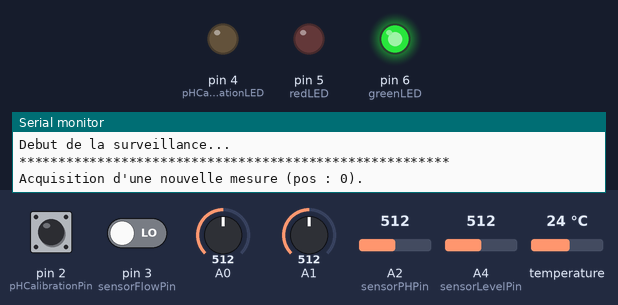
This sketch was run on a simulated Arduino Uno, built with avr-gcc and run on an emulated ATmega328P. On the bench: output pins drawn as LEDs (lit = HIGH), the last lines printed to the serial monitor. The test bench sets the inputs (shaded band); at power-on: pin 2 (pHCalibrationPin) HIGH, pin 3 (sensorFlowPin) LOW, A0 = 512, A1 = 512, A2 (sensorPHPin) = 512, A4 (sensorLevelPin) = 512, temperature 24 °C. No radio packets arrive unless stated.

Above: at 8.7 s.
At 38.7 s:
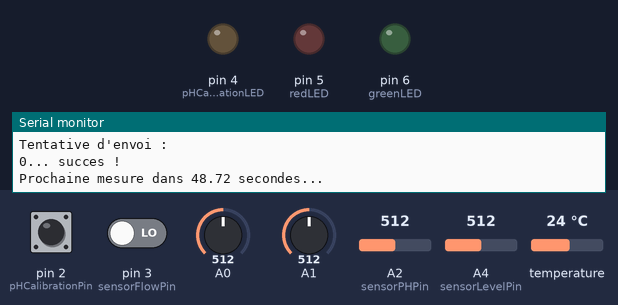
Timing chart, 0 to 81.1 s (numbered marks = the images above):
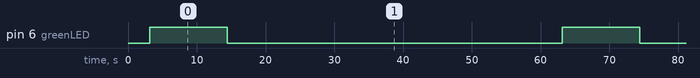

The sketch:

Tx.ino
```cpp
#include  <SPI.h>
#include  <RF24.h>
#include  <OneWire.h>
#include  "packet.h"

#define BUFFER_SIZE 75

RF24 radio(9,10);

uint8_t pos = 0; //MAX_BUFFER_SIZE 255
payload_t ppl[BUFFER_SIZE]; // Données non expédiées

const uint32_t wait = 60000;
uint32_t lastMeasureTime = 0;
uint32_t lastUpdateTime = 0;
const uint32_t sendInterval = 10000;
uint32_t lastSendTime = 0;

const uint8_t sensorLumP = A1; //Pour le capteur de luminosité P
const uint8_t sensorPHPin = A2;
const uint8_t sensorFlowPin = 3;  //The pin location of the sensor
const uint8_t sensorLevelPin = A4;
const uint8_t sensorTempPin = 7;
const uint8_t sensorLumS = A0; //Pour le capteur de luminosité S

const uint8_t pHCalibrationPin = 2;
const uint8_t pHCalibrationLED = 4;
const uint8_t redLED = 5;
const uint8_t greenLED = 6;

boolean buttonState;             // the current reading from the input pin
boolean lastButtonState = LOW;   // the previous reading from the input pin
unsigned long lastDebounceTime = 0;  // the last time the output pin was toggled
const unsigned int debounceDelay = 50;    // the debounce time; increase if the output flickers

enum class Mode : uint8_t {
  Measure,
  PHCalibration,
} mode;

enum class CalibrationState : uint8_t {
  PH4,
  PH7
} calibrationState;

//Pour le débimètre
volatile unsigned int NbTopsFan = 0; //measuring the rising edges of the signal

int measureFlow() //Pour mesure le débit avec le débitmètre
{
  NbTopsFan = 0;   //Set NbTops to 0 ready for calculations
  attachInterrupt(digitalPinToInterrupt(sensorFlowPin), rpm, RISING); //interrupt is attached
  delay (5000);   //Wait 5 second
  detachInterrupt(digitalPinToInterrupt(sensorFlowPin)); //interrupt is detached
  return NbTopsFan;
}

void rpm()     //This is the function that the interupt calls
{
  NbTopsFan++;  //This function measures the rising and falling edge of the hall effect sensors signal
}

//Pour capteur de température
OneWire ds(sensorTempPin);

int getRawTemp(){
  //returns the temperature from one DS18S20 in DEG Celsius

  byte data[12];
  byte addr[8];

  if (!ds.search(addr)) {
      //no more sensors on chain, reset search
      ds.reset_search();
      Serial.println(F("No more sensor !"));
      return -1000;
  }

  if (OneWire::crc8(addr, 7) != addr[7]) {
      Serial.println(F("CRC is not valid!"));
      return -1000;
  }

  if (addr[0] != 0x10 && addr[0] != 0x28) {
      Serial.println(F("Device is not recognized"));
      return -1000;
  }

  ds.reset();
  ds.select(addr);
  ds.write(0x44,1); // start conversion, with parasite power on at the end

  byte present = ds.reset();
  ds.select(addr);
  ds.write(0xBE); // Read Scratchpad


  for (int i = 0; i < 9; i++) { // we need 9 bytes
    data[i] = ds.read();
  }

  ds.reset_search();

  byte MSB = data[1];
  byte LSB = data[0];

  return ((MSB << 8) | LSB);
}

unsigned int getRawTempAvg() {
  uint16_t num = 0;
  uint32_t sum = 0;
  for (unsigned int i = 0; i < 100; i++) {
    int value = getRawTemp();
    if (value >= 0) {
      sum += value;
      num++;
    }

    delay(10);
  }

  if (num > 0)
    return sum/num;
  else
    return -1000;
}

uint16_t analogReadAvg(uint8_t pin, unsigned int num, unsigned int d) {
  analogRead(pin); //discard first reading
  uint32_t sum = 0;
  for (unsigned int i = 0; i < num; i++) {
    sum += analogRead(pin);
    delay(d);
  }

   return sum/num;
}

uint16_t analogReadAvg(uint8_t pin) {
  return analogReadAvg(pin, 100, 10);
}

uint16_t analogReadPrecise(uint8_t pin) {
  return analogReadAvg(pin, 100, 10);
}

void updateMeasures() {
  if (millis() >= lastUpdateTime) {
    for (unsigned int i = 0; i < pos; i++) {
      ppl[i].date += millis() - lastUpdateTime;
    }
  } else { //millis() a rebouclé à 0
    Serial.println(F("Fin d'un cycle de millis()"));
    for (unsigned int i = 0; i < pos; i++) {
      ppl[i].date += (((unsigned int)(-1)) - lastUpdateTime) + millis() ;
    }
  }

  lastUpdateTime = millis();
}

void acquireMeasures() {
  updateMeasures();

  lastMeasureTime = millis();
  Serial.println();
  Serial.println(F("*******************************************************"));
  if (pos < BUFFER_SIZE) {
    digitalWrite(greenLED, HIGH);
    Serial.print(F("Acquisition d'une nouvelle mesure (pos : "));
    Serial.print(pos);
    Serial.println(F(")."));
    //A modifie avec le code de l'interfacage capteur
    ppl[pos].id = PacketID::Measure;
    ppl[pos].date=0;
    ppl[pos].measure.temp=getRawTempAvg();

    //Pour la lumière
    ppl[pos].measure.lumP=analogReadAvg(sensorLumP);
    ppl[pos].measure.lumS=analogReadAvg(sensorLumS);

    ppl[pos].measure.flow=measureFlow();  //On récupère la valeur du débit en Litre/heure

    ppl[pos].measure.pH=analogReadAvg(sensorPHPin);

    analogRead(sensorLevelPin); //Discard first measure
    ppl[pos].measure.level=analogReadAvg(sensorPHPin, 10, 10);
    pos++;
    digitalWrite(greenLED, LOW);
  } else {
    Serial.print(F("Buffer plein (pos : "));
    Serial.print(pos);
    Serial.println(F(") !"));
  }
}

void sendMeasures() {
  radio.powerUp();

  lastSendTime = millis();

  if (!pos)
    return;

  updateMeasures();

  Serial.println(F("Tentative d'envoi : "));
  unsigned long timer = micros();

  unsigned int i = 0;
  while (i < pos) {
    Serial.print(i);
    Serial.print(F("..."));
    if (radio.write(&ppl[i],sizeof(payload_t)))
    {
      Serial.println(F(" succes !"));
      i++;
    }
    else
    {
      Serial.print(F(" échec ! "));
      Serial.print((micros() - timer)*0.001);
      Serial.println(F("ms"));
      for (unsigned int j = i; j < pos; j++) {
        ppl[j-i] = ppl[j];
      }
      break;
    }
  }

  pos -= i;
  radio.powerDown();
}

boolean hasBeenPressed() {
  if ((millis() - lastDebounceTime) > debounceDelay) {
      // whatever the reading is at, it's been there for longer
      // than the debounce delay, so take it as the actual current state:

      // if the button state has changed:
      if (lastButtonState != buttonState) {
        buttonState = lastButtonState;

        return buttonState == HIGH;
      }
  }
  return false;
}

void startPHCalibration() {
  mode = Mode::PHCalibration;
  calibrationState = CalibrationState::PH4;
  digitalWrite(pHCalibrationLED, HIGH);
  digitalWrite(redLED, HIGH);
  Serial.println();
  Serial.println(F("********************************"));
  Serial.println(F("Début calibration pH..."));
  Serial.print(F(" - Solution PH 4"));
}

void pHCalibrate() {
  if (calibrationState == CalibrationState::PH4) {
    updateMeasures();
    ppl[pos].id = PacketID::PHCalibration;
    ppl[pos].date=0;
    ppl[pos].ph_calibration.ph4 = analogReadPrecise(sensorPHPin);

    Serial.print(F(" : "));
    Serial.println(ppl[pos].ph_calibration.ph4);

    calibrationState = CalibrationState::PH7;
    digitalWrite(redLED, LOW);
    digitalWrite(greenLED, HIGH);
    Serial.print(F(" - Solution PH 7"));
  } else {
    ppl[pos].ph_calibration.ph7 = analogReadPrecise(sensorPHPin);

    Serial.print(F(" : "));
    Serial.println(ppl[pos].ph_calibration.ph7);

    pos++;

    mode = Mode::Measure;
    digitalWrite(greenLED, LOW);
    digitalWrite(pHCalibrationLED, LOW);
    Serial.println(F("Fin de la calibration pH !"));
  }
}

void setup() {
  //Pour le capteur de débit
  pinMode(sensorFlowPin, INPUT); //initializes digital pin as an input

  pinMode(pHCalibrationPin, INPUT_PULLUP);
  pinMode(pHCalibrationLED, OUTPUT);
  pinMode(redLED, OUTPUT);
  pinMode(greenLED, OUTPUT);

  buttonState = !digitalRead(pHCalibrationPin); //Pull UP

  mode = Mode::Measure;

  //Pour la transmission série
  Serial.begin(115200);    // Initialiser la communication série
  Serial.println(F("Debut de la surveillance..."));

  //Radio
  radio.begin();
  radio.setChannel(CHANNEL);
  radio.setDataRate(RF24_2MBPS);
  radio.enableDynamicPayloads();
  radio.setPALevel(RF24_PA_MAX);
  radio.setRetries(15,15);            //On met un délai de 4ms et un nombre max de tentatives de 15
  radio.openWritingPipe(ADDRESS);    // Ouvrir le Pipe en écriture
  radio.stopListening();

  getRawTempAvg(); //Discard first measures
}

void loop(void) {
  int actualButtonState = !digitalRead(pHCalibrationPin); //Pull UP

  // If the switch changed, due to noise or pressing:
  if (actualButtonState != lastButtonState) {
    // reset the debouncing timer
    lastDebounceTime = millis();
  }

  lastButtonState = actualButtonState;

  if (mode == Mode::Measure) {
    digitalWrite(redLED, pos != 0);

    if (hasBeenPressed() && pos < BUFFER_SIZE) {
      startPHCalibration();
    }
    else if (lastMeasureTime == 0 || millis() - lastMeasureTime > wait) {
      acquireMeasures();
      sendMeasures();
      Serial.print(F("Prochaine mesure dans "));
      Serial.print((wait - (millis() - lastMeasureTime))/1000.);
      Serial.println(F(" secondes..."));
    }
    else if (lastSendTime == 0 || millis() - lastSendTime > sendInterval) {
      sendMeasures();
    }
  } else if (mode == Mode::PHCalibration) {
     if (hasBeenPressed()) {
      pHCalibrate();
    }
  }
}
```

packet.h
```cpp
#ifndef __PACKET_H__
#define __PACKET_H__

#define CHANNEL 0x77
#define ADDRESS 0x77CECCCECC

enum class PacketID : uint8_t {
  Measure = 0,
  PHCalibration = 1
};

typedef struct measure_t {
  uint16_t temp;
  uint16_t lumP;
  uint16_t lumS;
  uint16_t flow;
  uint16_t pH;
  uint16_t level;
} measure_t;

typedef struct ph_calibration_t {
  uint16_t ph4;
  uint16_t ph7;
} ph_calibration_t;

typedef struct payload_t
{
  PacketID id; // Identification
  uint32_t date;
  union {
    measure_t measure;
    ph_calibration_t ph_calibration;
  };
} payload_t;

#endif
```

Measured:
- by itself, pin 6 (greenLED): alternates HIGH for 11.3 s and LOW for 48.7 s
